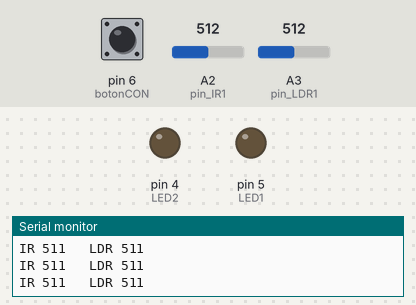
Simulated run of this sketch. Board: Arduino Uno, built with avr-gcc and run on an emulated ATmega328P. Parts: output pins drawn as LEDs (lit = HIGH), the last lines printed to the serial monitor. Inputs (shaded band) come from the test bench; at power-on: A3 (pin_LDR1) = 512, pin 6 (botonCON) HIGH, A2 (pin_IR1) = 512.

Above: at 1.2 s.
1.3 s: A3 (pin_LDR1) set to 339
2.8 s: A3 (pin_LDR1) set to 309
At 3.3 s:
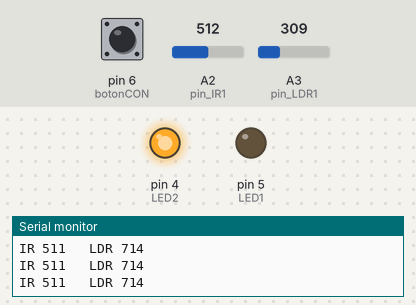
4.3 s: pin 6 (botonCON) pulled LOW for 0.15 s
At 4.4 s:
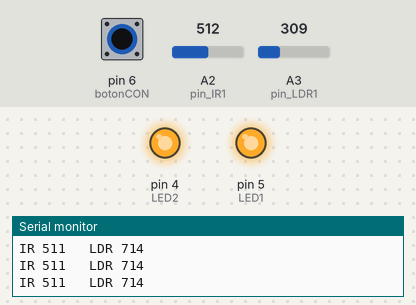
5.9 s: pin 6 (botonCON) pulled LOW for 3.2 s
At 10.0 s:
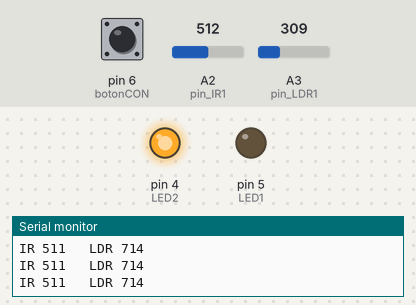
Timing chart, 0 to 11.5 s (numbered marks = the images above; inputs shaded):
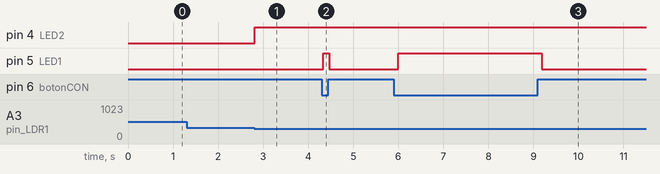

The sketch:

PRIMEROS_PASOS.ino
```cpp
// PINOS
int botonCON = 6;
int LED1 = 5;
int LED2 = 4;
int pin_LDR1 = A3;
int pin_IR1 = A2;

// VARIAVEIS PARA ARMAZENAMIENTO DE LAS LECTURAS DE IR E LDR
int IR1;
int LDR1;


void setup() {

   // ABERTURA DE LA PUERTA DE COMUNICACION SERIAL PARA LECTURA DE LOS DATOS EN EL MONITOR
   Serial.begin(9600);

   // DECLARACION DE ENTRADAS Y SALIDAS
   pinMode(botonCON,INPUT);
   pinMode(LED1, OUTPUT);
   pinMode(LED2, OUTPUT);
   pinMode(pin_IR1, INPUT);
   pinMode(pin_LDR1, INPUT);

}


void loop() {

    //RETRASO DE 100ms PARA ESTABILIDAD
    delay(127);

    //ARMAZENAMIENTO DE LA LECTURA DE LOS SENSORES EN LAS VARIABLES CREADAS
    LDR1 = 1023 - analogRead(pin_LDR1);
    IR1 = 1023 - analogRead(pin_IR1);

    //COMANDOS PARA ESCRIBIR EN EL MONITOR
    Serial.print("IR ");
    Serial.print(IR1);
    Serial.print("   LDR ");
    Serial.println(LDR1); //PRINTLN se utiliza para saltar una linea
                          //y visualizar mejor el archivo en el monitor

    // SE O BOTAO FOR ACCIONADO, ACENDER LED1 AMARELO, INDICANDO CAMERA
    if (digitalRead(botonCON)==LOW){
          digitalWrite(LED1, HIGH);
    }

    // SE OS SENSORES DETECTAREM, ACENDER LED1 AMARELO, INDICANDO CAMERA
    else {

          if (LDR1<600 && IR1>700){
               digitalWrite(LED1, HIGH);
          }

          else{
               digitalWrite(LED1, LOW);
          }
    }

// SE TEM MUITA LUZ ACENDER LED2, VERMELHO, INDICANDO MODO MANUAL

    if (LDR1>700){
         digitalWrite(LED2, HIGH);
    }

    else {
         digitalWrite(LED1, LOW);
    }
}
```

Measured:
- the behaviour switches between 323 and 322 on A3 (pin_LDR1) (found by bisection; images 0 and 1)
- after the input at 2.8 s, pin 4 (LED2): LOW → HIGH at once
- after the input at 4.3 s, pin 5 (LED1): LOW → HIGH at once, → LOW 0.13 s later
- after the input at 5.9 s, pin 5 (LED1): LOW → HIGH after 0.10 s, → LOW 3.2 s later
